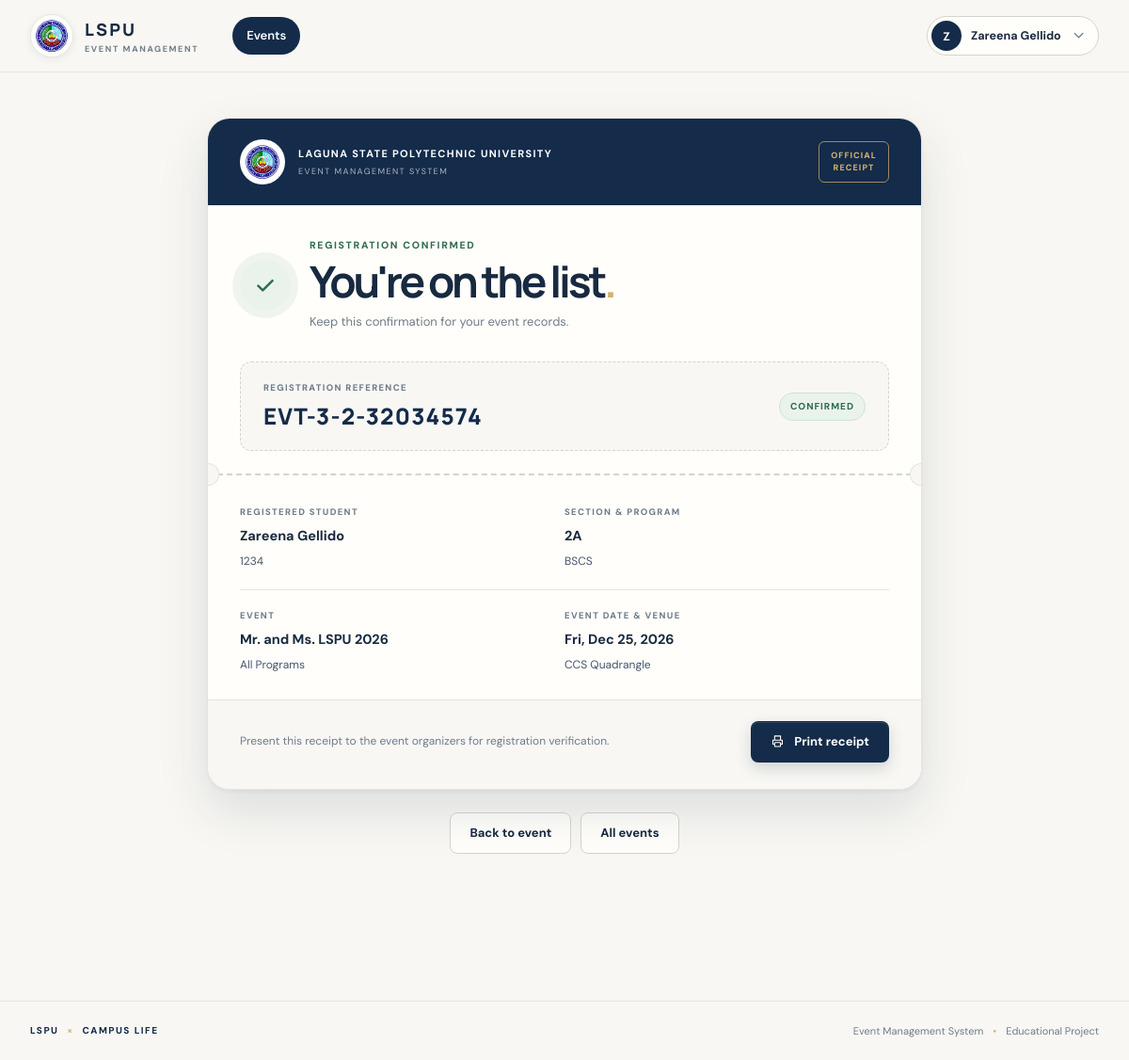
The page /student/receipt/1 (signed in) on the database its author committed.
### Event-Registration-System-main/app.py (models this page shows, shortened)
class User(UserMixin, db.Model):
    id = db.Column(db.Integer, primary_key=True)
    name = db.Column(db.String(120), nullable=False)
    email = db.Column(db.String(160), unique=True, nullable=False, index=True)
    password_hash = db.Column(db.String(255), nullable=False)
    role = db.Column(db.String(20), nullable=False)
    student_number = db.Column(db.String(40), unique=True)
    year_level = db.Column(db.String(30))
    section = db.Column(db.String(2), index=True)
    program = db.Column(db.String(20))
    handled_sections = db.Column(db.String(300))
    otp_code = db.Column(db.String(6))
    otp_expires_at = db.Column(db.DateTime)
    otp_attempts = db.Column(db.Integer, nullable=False, default=0)

class Registration(db.Model):
    id = db.Column(db.Integer, primary_key=True)
    receipt_code = db.Column(db.String(50), unique=True, nullable=False)
    student_id = db.Column(db.Integer, db.ForeignKey("user.id"), nullable=False)
    event_id = db.Column(db.Integer, db.ForeignKey("event.id"), nullable=False)
    created_at = db.Column(db.DateTime, default=datetime.utcnow, nullable=False)
    status = db.Column(db.String(20), default="registered", nullable=False)
    time_in = db.Column(db.DateTime)
    time_out = db.Column(db.DateTime)
    student = db.relationship("User", backref="registrations")
    event = db.relationship("Event", backref=db.backref("registrations", lazy=True))
    __table_args__ = (UniqueConstraint("student_id", "event_id", name="uq_student_event"),)

class Event(db.Model):
    id = db.Column(db.Integer, primary_key=True)
    title = db.Column(db.String(160), nullable=False)
    description = db.Column(db.Text, default="")
    event_date = db.Column(db.Date, nullable=False)
    start_time = db.Column(db.Time, nullable=False)
    end_time = db.Column(db.Time, nullable=False)
    venue = db.Column(db.String(160), nullable=False)
    program = db.Column(db.String(40), nullable=False, default="BSCS")
    capacity = db.Column(db.Integer, nullable=False, default=100)
    lunch_start = db.Column(db.Time)
    lunch_end = db.Column(db.Time)
    archived = db.Column(db.Boolean, default=False, nullable=False)
    featured = db.Column(db.Boolean, default=False, nullable=False)
    image_filename = db.Column(db.String(255))

### Event-Registration-System-main/app.py (the view)
@app.route("/student/receipt/<int:rid>")
@role_required("student")
def receipt(rid):
    r=db.session.get(Registration,rid) or abort(404)
    if r.student_id!=current_user.id: abort(403)
    return render_template("receipt.html",registration=r)

### Event-Registration-System-main/app.py (called while the page is built)
@login.user_loader
def load_user(uid): return db.session.get(User, int(uid))

def role_required(*roles):
    def deco(fn):
        @wraps(fn)
        @login_required
        def wrapper(*a, **kw):
            if current_user.role not in roles: abort(403)
            return fn(*a, **kw)
        return wrapper
    return deco

### Event-Registration-System-main/templates/receipt.html (shortened to what this page needs)
{% extends "base.html" %}
{% import "_ui.html" as ui with context %}
{% block content %}
{% set r = registration %}
<section class="receipt-shell">
  <div class="receipt-brandline">
      <span class="receipt-seal"><img src="{{ url_for('static', filename='lspu-logo.png') }}" alt=""></span>
      <span><strong>LAGUNA STATE POLYTECHNIC UNIVERSITY</strong><small>EVENT MANAGEMENT SYSTEM</small></span>
      <span class="receipt-stamp">OFFICIAL<br>RECEIPT</span>
  </div>
  <div class="receipt-success">
      <span class="receipt-check">{{ ui.ico('check') }}</span>
      <div>
          <p class="section-overline">REGISTRATION CONFIRMED</p>
          <h1>You're on the list<span>.</span></h1>
          <p>Keep this confirmation for your event records.</p>
      </div>
  </div>
  <div class="receipt-code-row">
      <span><small>REGISTRATION REFERENCE</small><strong>{{ r.receipt_code }}</strong></span>
      <span class="receipt-status">CONFIRMED</span>
  </div>
  <div class="perf" aria-hidden="true"></div>
  <div class="receipt-details">
      <div>
          <small>REGISTERED STUDENT</small>
          <strong>{{ r.student.name }}</strong>
          <span>{{ r.student.student_number }}</span>
      </div>
      <div>
          <small>SECTION & PROGRAM</small>
          <strong>{{ r.student.section }}</strong>
          <span>{{ r.student.program }}</span>
      </div>
      <div>
          <small>EVENT</small>
          <strong>{{ r.event.title }}</strong>
          <span>{{ r.event.program }}</span>
      </div>
      <div>
          <small>EVENT DATE & VENUE</small>
          <strong>{{ ui.d(r.event.event_date) }}</strong>
          <span>{{ r.event.venue }}</span>
      </div>
  </div>
  <div class="receipt-bottom">
      <p>Present this receipt to the event organizers for registration verification.</p>
      <button class="btn btn-primary no-print" onclick="window.print()" type="button">{{ ui.ico('printer') }} Print receipt</button>
  </div>
</section>
<div class="receipt-links no-print"><a class="btn btn-light" href="{{ url_for('event_detail', eid=r.event_id) }}">Back to event</a><a class="btn btn-light" href="{{ url_for('student_home') }}">All events</a></div>
{% endblock %}

### Event-Registration-System-main/templates/base.html (shortened to what this page needs)
{% import "_ui.html" as ui with context %}
<!doctype html>
<html lang="en">
<head>
    <link rel="stylesheet" href="{{ url_for('static', filename='style.css') }}">
</head>
<body>
    {% set homes = {'admin': 'admin_home', 'professor': 'professor_home', 'student': 'student_home'} %}
    {% set authed = current_user.is_authenticated %}
    {% set ep = request.endpoint %}
    <header class="site-header">
        <div class="header-inner">
            <a class="brand" href="{{ url_for(homes[current_user.role]) if authed else url_for('landing') }}" aria-label="LSPU Event Management System home">
                <span class="brand-mark"><img src="{{ url_for('static', filename='lspu-logo.png') }}" alt="LSPU logo" class="school-logo"></span>
                <span class="brand-copy"><strong>LSPU</strong><small>EVENT MANAGEMENT</small></span>
            </a>
            {% if authed %}
            <nav class="main-nav" aria-label="Main">
                {% if current_user.role == 'admin' %}
                    <a href="{{ url_for('admin_home') }}" {% if ep in ('admin_home','event_new','event_edit','expenses','expense_edit','event_registrations') %}aria-current="page"{% endif %}>Overview</a>
                    <a href="{{ url_for('attendance_dashboard') }}" {% if ep == 'attendance_dashboard' %}aria-current="page"{% endif %}>Attendance</a>
                    <a href="{{ url_for('admin_directory') }}" {% if ep == 'admin_directory' %}aria-current="page"{% endif %}>Directory</a>
                {% elif current_user.role == 'professor' %}
                    <a href="{{ url_for('professor_home') }}" {% if ep == 'professor_home' %}aria-current="page"{% endif %}>Roster</a>
                    <a href="{{ url_for('attendance_dashboard') }}" {% if ep == 'attendance_dashboard' %}aria-current="page"{% endif %}>Attendance</a>
                {% else %}
                    <a href="{{ url_for('student_home') }}" {% if ep in ('student_home','event_detail','receipt') %}aria-current="page"{% endif %}>Events</a>
                {% endif %}
            </nav>
            {% endif %}
            <div class="header-right">
                {% if authed %}
                <details class="user-menu">
                    <summary aria-label="Account menu"><span class="user-avatar" aria-hidden="true">{{ current_user.name[:1]|upper }}</span><span class="user-name">{{ current_user.name }}</span>{{ ui.ico('chev', 'chev') }}</summary>
                </details>
                {% else %}
                <span class="header-context">STA. CRUZ · CAMPUS EVENTS</span>
                <a class="header-home" href="{{ url_for('landing') }}">Home {{ ui.ico('arrow-ur') }}</a>
                {% endif %}
            </div>
        </div>
    </header>
    <main class="page-shell" id="main-content">
        {% block content %}{% endblock %}
    </main>
    <footer class="site-footer"><span class="footer-brand">LSPU <i>×</i> CAMPUS LIFE</span><span>Event Management System <span class="footer-dot">•</span> Educational Project</span></footer>
</body>
</html>

### Event-Registration-System-main/templates/_ui.html (shortened to what this page needs)
{% macro d(v) -%}{{ v.strftime('%a, %b') }} {{ v.day }}, {{ v.year }}{%- endmacro %}

### rows shown on the page
User: name "Z", name "Zareena Gellido", student.name "Zareena Gellido", student.student_number "1234", student.section "2A", student.program "BSCS"
Registration: receipt_code "EVT-3-2-32034574"
Event: event "Mr. and Ms. LSPU 2026", event.program "All Programs", strftime "Fri, Dec", day "25", year "2026", event.venue "CCS Quadrangle"
